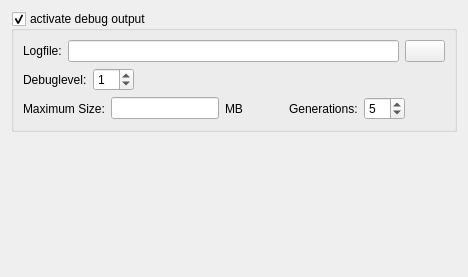
     <widget class="QWidget" name="tab_4">
      <attribute name="icon">
       <iconset resource="../../resources.qrc">
        <normaloff>:/icons/resources/bug.png</normaloff>:/icons/resources/bug.png</iconset>
      </attribute>
      <attribute name="title">
       <string>Debug</string>
      </attribute>
      <layout class="QVBoxLayout" name="verticalLayout_11">
       <item>
        <widget class="QGroupBox" name="enableDebug">
         <property name="title">
          <string>activate debug output</string>
         </property>
         <property name="checkable">
          <bool>true</bool>
         </property>
         <layout class="QVBoxLayout" name="verticalLayout_5">
          <item>
           <layout class="QHBoxLayout" name="horizontalLayout_9">
            <item>
             <widget class="QLabel" name="label_14">
              <property name="text">
               <string>Logfile:</string>
              </property>
             </widget>
            </item>
            <item>
             <widget class="QLineEdit" name="logfile"/>
            </item>
            <item>
             <widget class="QPushButton" name="logfileButton">
              <property name="text">
               <string/>
              </property>
              <property name="icon">
               <iconset resource="../../resources.qrc">
                <normaloff>:/icons/resources/folder-open-16.png</normaloff>:/icons/resources/folder-open-16.png</iconset>
              </property>
              <property name="iconSize">
               <size>
                <width>16</width>
                <height>16</height>
               </size>
              </property>
             </widget>
            </item>
           </layout>
          </item>
          <item>
           <layout class="QHBoxLayout" name="horizontalLayout_10">
            <item>
             <widget class="QLabel" name="label_15">
              <property name="text">
               <string>Debuglevel:</string>
              </property>
             </widget>
            </item>
            <item>
             <widget class="QSpinBox" name="debuglevel">
              <property name="maximum">
               <number>10</number>
              </property>
              <property name="value">
               <number>1</number>
              </property>
             </widget>
            </item>
            <item>
             <spacer name="horizontalSpacer_7">
              <property name="orientation">
               <enum>Qt::Orientation::Horizontal</enum>
              </property>
              <property name="sizeHint" stdset="0">
               <size>
                <width>40</width>
                <height>20</height>
               </size>
              </property>
             </spacer>
            </item>
           </layout>
          </item>
          <item>
           <layout class="QHBoxLayout" name="horizontalLayout_11">
            <item>
             <widget class="QLabel" name="label_16">
              <property name="text">
               <string>Maximum Size:</string>
              </property>
             </widget>
            </item>
            <item>
             <widget class="QLineEdit" name="logfileSize"/>
            </item>
            <item>
             <widget class="QLabel" name="label_17">
              <property name="text">
               <string>MB</string>
              </property>
             </widget>
            </item>
            <item>
             <spacer name="horizontalSpacer_9">
              <property name="orientation">
               <enum>Qt::Orientation::Horizontal</enum>
              </property>
              <property name="sizeType">
               <enum>QSizePolicy::Policy::MinimumExpanding</enum>
              </property>
              <property name="sizeHint" stdset="0">
               <size>
                <width>40</width>
                <height>20</height>
               </size>
              </property>
             </spacer>
            </item>
            <item>
             <widget class="QLabel" name="label_18">
              <property name="text">
               <string>Generations:</string>
              </property>
             </widget>
            </item>
            <item>
             <widget class="QSpinBox" name="generations">
              <property name="maximum">
               <number>10</number>
              </property>
              <property name="value">
               <number>5</number>
              </property>
             </widget>
            </item>
            <item>
             <spacer name="horizontalSpacer_8">
              <property name="orientation">
               <enum>Qt::Orientation::Horizontal</enum>
              </property>
              <property name="sizeHint" stdset="0">
               <size>
                <width>40</width>
                <height>20</height>
               </size>
              </property>
             </spacer>
            </item>
           </layout>
          </item>
         </layout>
        </widget>
       </item>
       <item>
        <spacer name="verticalSpacer_4">
         <property name="orientation">
          <enum>Qt::Orientation::Vertical</enum>
         </property>
         <property name="sizeHint" stdset="0">
          <size>
           <width>20</width>
           <height>134</height>
          </size>
         </property>
        </spacer>
       </item>
      </layout>
     </widget>
